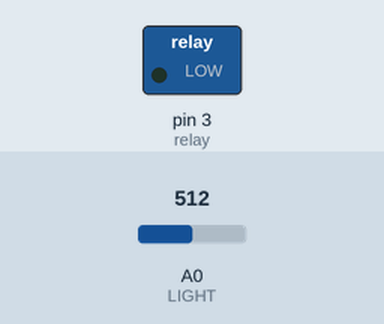
Recording of a sketch running on a simulated Arduino Uno, built with avr-gcc and run on an emulated ATmega328P. Shown: switched loads named in the sketch (green lamp = pin HIGH). The test bench sets the inputs (shaded band); at power-on: A0 (LIGHT) = 512. What the sketch prints to the serial monitor is not drawn.

Above: at 1.2 s.
1.3 s: A0 (LIGHT) set to 315
2.8 s: A0 (LIGHT) set to 293
At 3.8 s:
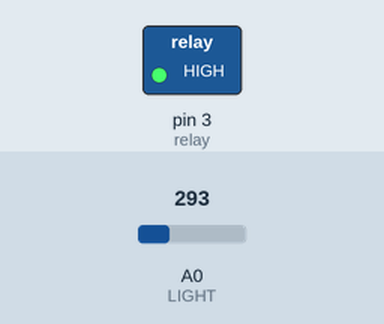
4.3 s: A0 (LIGHT) set to 306
At 5.3 s:
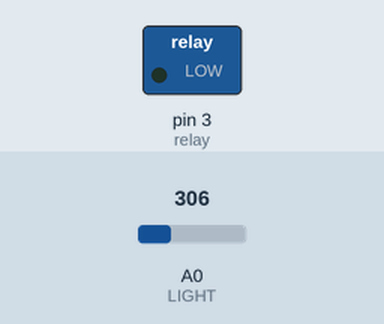
5.8 s: A0 (LIGHT) set to 290
At 6.9 s:
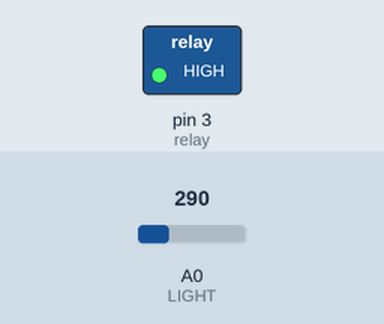
Timing chart, 0 to 8.3 s (numbered marks = the images above; inputs shaded):
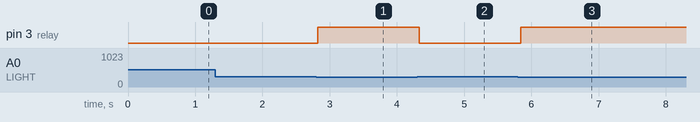

Measured:
- the behaviour switches between 301 and 300 on A0 (LIGHT) (found by bisection; images 0 and 1)
- after the input at 1.3 s, every drawn part: stays the same
- after the input at 2.8 s, pin 3 (relay): LOW → HIGH at once
- after the input at 4.3 s, pin 3 (relay): HIGH → LOW at once
- after the input at 5.8 s, pin 3 (relay): LOW → HIGH at once

The sketch:

relay.ino
```cpp
const int relay = 3;
const int LIGHT = A0;

void setup() {
  Serial.begin(9600);
  pinMode(relay, OUTPUT);  // realy OUTPUT
  pinMode(LIGHT, INPUT);   // LIGHT INPUT
}

void loop() {
  int LIGHT = analogRead(LIGHT);  // LIGHT = LIGHT가 읽는 값(조도센서)

  if (LIGHT <= 300) {           // LIGHT가 300보다 같거나 낮다면
    digitalWrite(relay, HIGH);  // realy HIGH
    Serial.println("ON");
  }

  else {                       // 아니라면
    digitalWrite(relay, LOW);  // realy LOW
    Serial.println("소등");
  }

  Serial.println(LIGHT);
  delay(50);
}
```
